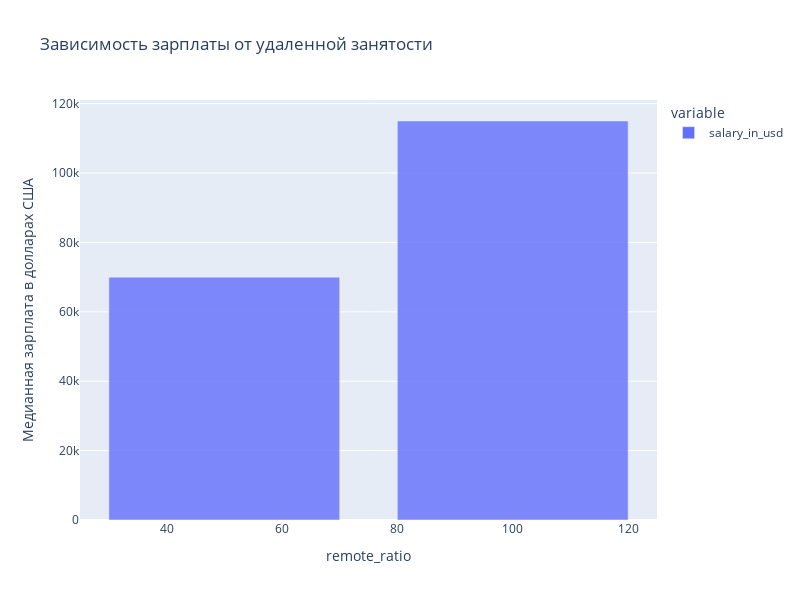

The notebook cell this image was saved under:
### Markdown cell above
***3. Влияние удаленной занятости сотрудника на размер зарплаты***

### Code cell
mask = data[data['remote_ratio'] > 0] # устанавливаем значения удаленной занятости > 0
            
grouped2 = mask.groupby('remote_ratio')['salary_in_usd'].median()

fig = px.bar(grouped2,
             title='Зависимость зарплаты от удаленной занятости',
             opacity = 0.8,
             height=600,
             width=800
            )
fig.update_layout(xaxis_title='remote_ratio', yaxis_title='Медианная зарплата в долларах США')
fig.write_html("images/bar2.html")
fig.show()

### Figure 1 — Plotly figure (JSON) as saved in the notebook; plotly's stock layout.template omitted (floating-point values rounded to 4 significant figures)
{"data": [{"alignmentgroup": "True", "hovertemplate": "variable=salary_in_usd<br>remote_ratio=%{x}<br>value=%{y}<extra></extra>", "legendgroup": "salary_in_usd", "marker": {"color": "#636efa", "opacity": 0.8, "pattern": {"shape": ""}}, "name": "salary_in_usd", "offsetgroup": "salary_in_usd", "orientation": "v", "showlegend": true, "textposition": "auto", "type": "bar", "x": [50, 100], "xaxis": "x", "y": [69999, 115000], "yaxis": "y"}], "layout": {"barmode": "relative", "height": 600, "legend": {"title": {"text": "variable"}, "tracegroupgap": 0}, "title": {"text": "Зависимость зарплаты от удаленной занятости"}, "width": 800, "xaxis": {"anchor": "y", "domain": [0, 1], "title": {"text": "remote_ratio"}}, "yaxis": {"anchor": "x", "domain": [0, 1], "title": {"text": "Медианная зарплата в долларах США"}}}}
